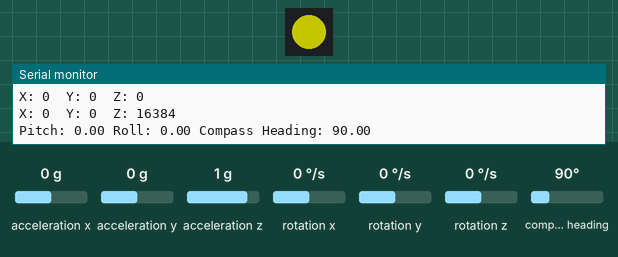
This sketch was run on a simulated Arduino Uno, built with avr-gcc and run on an emulated ATmega328P. On the bench: 1 RGB LEDs in strip order, left to right, the last lines printed to the serial monitor. Inputs (shaded band) come from the test bench; at power-on: compass heading 90°, acceleration x 0 g, acceleration y 0 g, acceleration z 1 g, rotation x 0 °/s, rotation y 0 °/s, rotation z 0 °/s. Dim RGB values are drawn brighter than linear.

Above: at 4.2 s.
4.3 s: compass heading set to 48°
5.8 s: compass heading set to 41°
At 7.2 s:
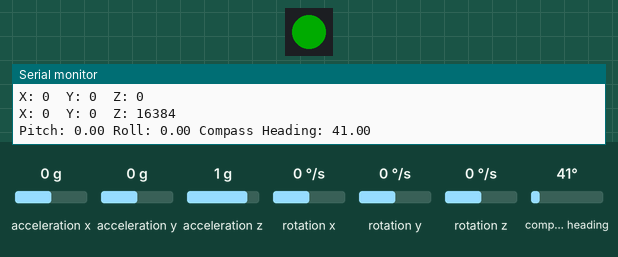
7.5 s: compass heading set to 180°
At 7.9 s:
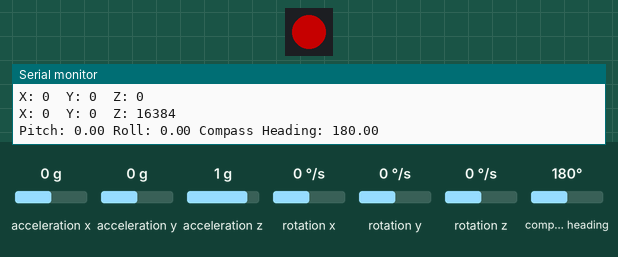
9.0 s: compass heading set to 221°
10.5 s: compass heading set to 231°
At 11.2 s:
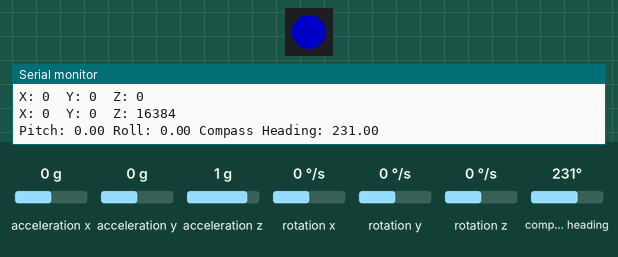
12.0 s: compass heading set to 7°
At 12.8 s:
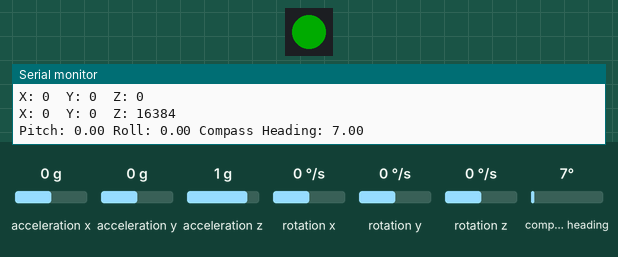
Timing chart, 0 to 14.5 s (numbered marks = the images above; inputs shaded):
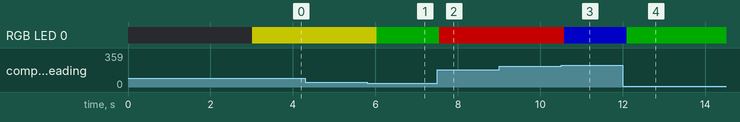

The sketch:

Compass_Hat.ino
```cpp
//Code for the compass hat art project
//
// 12/18/2014 Code provides non-tilt compensated heading and lights a single neopixel various colors based on heading
// starting prep to include code ideas from http://blog.solutions-cubed.com/lsm303-compass-tilt-compensation/
//
#include <Wire.h>
#include <LSM303.h>
#include <FastLED.h>
#include <math.h>

#define NUM_LEDS 1
// data pin that led data will be written out over
#define DATA_PIN 6

LSM303 compass;
CRGB leds[NUM_LEDS];

// setup variables as file scope
float Heading;
float Pitch;
float Roll;

float Accx;
float Accy;
float Accz;

float Magx;
float Magy;
float Magz;

// these values need to be replaced with sensor specific values, look at calibration example with the LSM303 library
float Mag_minx = -32767;
float Mag_miny = -32767;
float Mag_minz = -32767;
float Mag_maxx = +32767;
float Mag_maxy = +32767;
float Mag_maxz = +32767;


void setup(void) {
  // sanity check delay - allows reprogramming if accidentally blowing power w/leds
  delay(2000);
  Serial.begin(115200);
  Wire.begin();
  compass.init();
  compass.enableDefault();
  /*
	Calibration values; the default values of +/-32767 for each axis
   	lead to an assumed magnetometer bias of 0. Use the Calibrate example
   	program to determine appropriate values for your particular unit.
   	*/
  compass.m_min = (LSM303::vector<int16_t>){
    Mag_minx, Mag_miny, Mag_minz };
  compass.m_max = (LSM303::vector<int16_t>){
    Mag_maxx, Mag_maxy, Mag_maxz };

  // setup neopixels
  FastLED.addLeds<WS2812B, DATA_PIN, GRB>(leds, NUM_LEDS);
  fill_solid ( &(leds[0]), NUM_LEDS, CRGB::Black);
  FastLED.show();
  delay(1000);
  FastLED.setBrightness(96);
}
void loop(void)
{
  /* Get a new sensor event */
  compass.read();
  double heading = compass.heading();
  double roll = (atan2(-compass.a.y,compass.a.x)*180)/PI;
  double pitch = (atan2(compass.a.x,sqrt(pow(compass.a.y,2)+pow(compass.a.z,2)))*180)/PI;

  Serial.print("X: ");
  Serial.print(compass.m.x);
  Serial.print("  ");
  Serial.print("Y: ");
  Serial.print(compass.m.y);
  Serial.print("  ");
  Serial.print("Z: ");
  Serial.println(compass.m.z);

  /* Display the results (acceleration is measured in m/s^2) */
  Serial.print("X: ");
  Serial.print(compass.a.x);
  Serial.print("  ");
  Serial.print("Y: ");
  Serial.print(compass.a.y);
  Serial.print("  ");
  Serial.print("Z: ");
  Serial.println(compass.a.z);
  /* Display calculated results */
  Serial.print("Pitch: ");
  Serial.print(pitch);
  Serial.print(" Roll: ");
  Serial.print(roll);
  Serial.print(" Compass Heading: ");
  Serial.println(compass.heading());

  if (heading >=315 && heading <360){
    leds[0] = CRGB::Green;
  }
  if (heading >= 0 && heading <45) {
    leds[0] = CRGB::Green;
  }
  if (heading >=45 && heading <135) {
    leds[0] = CRGB::Yellow;
  }
  if (heading >=135 && heading <225) {
    leds[0] = CRGB::Red;
  }
  if (heading >=225 && heading <315) {
    leds[0] = CRGB::Blue;
  }

  FastLED.show();
  FastLED.delay(500);
}
```

Measured:
- the behaviour switches between 45 and 44° on compass heading (found by bisection; images 0 and 1)
- the behaviour switches between 224 and 225° on compass heading (found by bisection; images 2 and 3)
- after the input at 5.8 s, RGB LED 0: RGB(96, 96, 0) → RGB(0, 48, 0) after 0.23 s
- after the input at 7.5 s, RGB LED 0: RGB(0, 48, 0) → RGB(96, 0, 0) after 0.05 s
- after the input at 10.5 s, RGB LED 0: RGB(96, 0, 0) → RGB(0, 0, 96) after 0.08 s
- after the input at 12.0 s, RGB LED 0: RGB(0, 0, 96) → RGB(0, 48, 0) after 0.09 s
